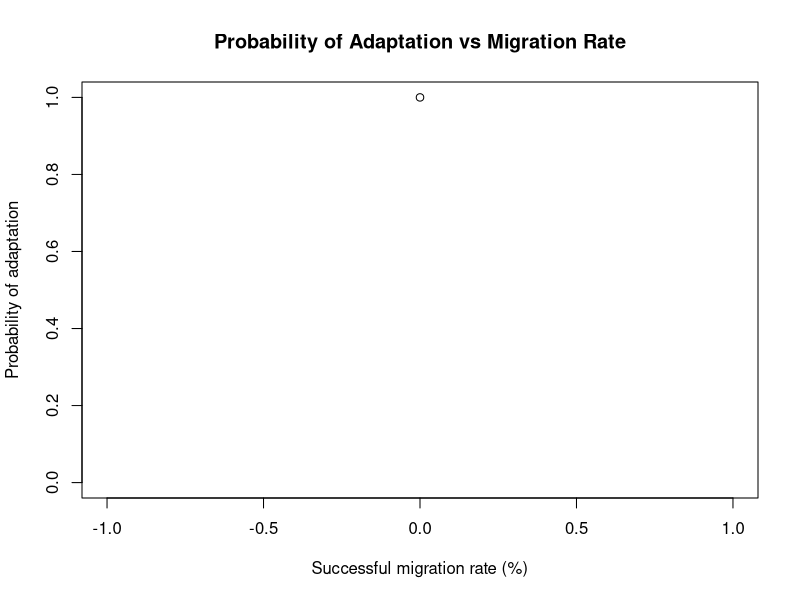
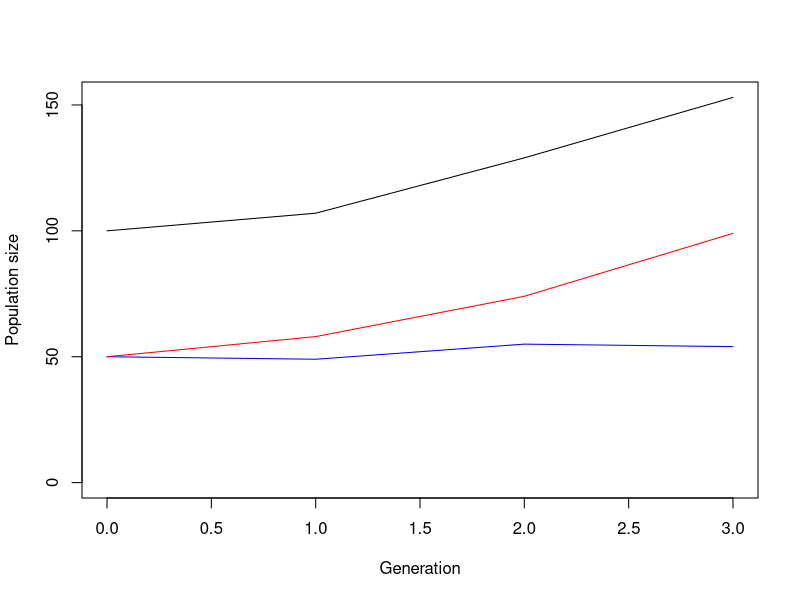

Here is the R script that generated these plots, in order:
## ---- chunk 1
# ==== FUNCTION 1: SIMULATE ONE GENERATION

# Two turtle types are represented:
# a = the usual (wild-type) population
# A = the adapted population

# The model includes:
# 1. Population growth affected by warming
# 2. A relative growth advantage or disadvantage for type A
# 3. Mutation from type a to type A
# 4. Immigration of adapted individuals from a source beach
# 5. Population growth affected by warming

simulate_one_gen <- function(N_a, N_A, decay_rate, sel_coeff, mut_rate, mig_rate = 0, Cb_source_a = 0, carrying_capacity = 10000) {
  
  # ====STEP 1: Generate offspring for each turtle type
  
  # Generate the number of type-a offspring.
  # The expected number is reduced by the warming effect
  # represented by decay_rate.
  
  # NEW: Carrying capacity limits population growth
  density_factor <- max(1 - (N_a + N_A) / carrying_capacity, 0)
  
  # Draw offspring according to Poisson distributions
  # rpois(1, lambda) draws one random value from a Poisson
  # distribution with expected value lambda.

  offsp_a <- rpois(1, N_a * (1-decay_rate) * density_factor)
  offsp_A <- rpois(1, N_A * (1-decay_rate+sel_coeff) * density_factor)
  
  
  # sel_coeff represents the relative growth advantage
  # of the adapted type.
  # A positive sel_coeff increases its expected growth,
  # while a negative value decreases its expected growth.
  
  # ====STEP 2: Simulate mutation from type a to type A
  
  # Estimate the number of type-a offspring that mutate
  # Number of type-a offspring * mutation rate.
  
  mut_a_to_A <- rpois(1, offsp_a * mut_rate)
  
  # ====STEP 3: Simulate immigration from the source beach
  # Generate the number of adapted individuals arriving from the cooler source beach.
  # source population size and the migration rate.
  
  mig_A <- rpois(1, Cb_source_a * mig_rate)
  
  # ====STEP 4: Calculate population sizes in the next generation
  # Subtract individuals that mutated from type a.
  # max(..., 0) prevents the population from becoming negative.
  
  N_a_new <- max(offsp_a - mut_a_to_A, 0)
  
  # Add together:
  # Offspring already belonging to type A
  # New mutants from type a
  # Immigrants from the source beach
  
  N_A_new <- offsp_A + mut_a_to_A + mig_A
  
  return(c(
  N_a = N_a_new,
  N_A = N_A_new
))
  
}

print(simulate_one_gen(100,100,0.2,0,0.5))

## ---- chunk 2
# Define a function that simulates the population over several generations.

simulate_pop <- function(N_init_a, N_init_A, decay_rate, sel_coeff,
                         mut_rate, t_max, mig_rate,
                         N_source_A) {
  
 # Store the initial numbers of non-adapted and adapted turtles on the warming beach in a vector.
  # pop_new[1] represents the number of a individuals.
  # pop_new[2] represents the number of A individuals.
  
  pop_new <- c(N_init_a, N_init_A)
  
  pop_vector <- matrix(c(pop_new), nrow = 1)
  
# Repeat the simulation once for each generation, up to the maximum number of generations specified by t_max.
  
  for (i in 1:t_max) {
    
    # Migration and survival combined into one step
    # mig_rate = probability of successful migration
    
#the source population itself is not reduced here. N_source_A remains fixed, so it acts as a constant reservoir that can supply adapted turtles in every generation.
    
    migrants <- rbinom(1, N_source_A, mig_rate)
    
    # Original function: simulate the warming beach
    # Migration is set to zero here because we add the
    # surviving migrants separately below.
    gen_result <- simulate_one_gen(
      pop_new[1], pop_new[2], decay_rate,
      sel_coeff, mut_rate, mig_rate = 0,
      Cb_source_a = 0
    )
    #print(gen_result)
    # Keep only the two population counts
    pop_new <- c(
      unname(gen_result["N_a"]),
      unname(gen_result["N_A"])
    )
    
    #print(pop_new)
    # Add successful migrants to adapted type A
    pop_new[2] <- pop_new[2] + migrants
    
    # Save all populations
    pop_vector <- rbind(pop_vector, c(pop_new))
    
    #print(c(pop_new, source_new,i))
    
    # Stop if the warming population recovers or the
    # whole system becomes extinct
    if (sum(pop_new) >= 1.5 * (N_init_a + N_init_A) ||
        sum(c(pop_new)) == 0) break
  }
  
  rownames(pop_vector) <- 0:(nrow(pop_vector) - 1)
  colnames(pop_vector) <- c("a", "A")
  
  return(pop_vector)
}

# Define baseline model parameters

N_init_a <- 50
N_init_A <- 50
N_source_A <- 100
decay_rate <- 0.01
sel_coeff <- 0.2
mut_rate <- 0.001
t_max <- 1000
mig_rate <- 0.5

output <- simulate_pop(N_init_a, N_init_A, decay_rate, sel_coeff, mut_rate, t_max, mig_rate, N_source_A)

# Run simulations for different migration rates
mig_rates <- seq(0, 0.05, by = 0.5)

# Number of simulations for each migration rate
n_replicates <- 100

# Store probability of adaptation
prob_adaptation <- numeric(length(mig_rates))

# Define population recovery threshold
recovery_threshold <- 1.5 * (N_init_a + N_init_A)

for (j in seq_along(mig_rates)) {
  
  # Store whether adaptation succeeds in each simulation
  successes <- logical(n_replicates)
  
  for (r in seq_len(n_replicates)) {
    
    output <- simulate_pop(
      N_init_a, N_init_A, decay_rate, sel_coeff,
      mut_rate, t_max,
      mig_rate = mig_rates[j],
      N_source_A = N_source_A
    )
    
    # Calculate total population on the warming beach
    home_total <- output[, "a"] + output[, "A"]
    
    # Success means population recovery with adapted turtles present
    successes[r] <- any(
      home_total >= recovery_threshold &
        output[, "A"] > 0
    )
  }
  
  # Probability = successful simulations / total simulations
  prob_adaptation[j] <- mean(successes)
}

# Display results
results <- data.frame(
  migration_rate = mig_rates,
  probability_adaptation = prob_adaptation
)

print(results)

# Plot probability of adaptation against migration rate
plot(
  mig_rates * 100, prob_adaptation,
  type = "b",
  ylim = c(0, 1),
  xlab = "Successful migration rate (%)",
  ylab = "Probability of adaptation",
  main = "Probability of Adaptation vs Migration Rate"
)


# Test the function and plot the result
# set t_max to a value to be used througout
max_gen <- 1000

# create your simulation data
output <- simulate_pop(N_init_a, N_init_A, decay_rate, sel_coeff, mut_rate, t_max, mig_rates,N_source_A)

# show the last few lines of the data table
print(tail(output))
# plot the output - note that the plot range and the x axis have to be adjusted based on the length of the table
# determine x axis range 
x_range <- 0:(length(output[,1])-1)
# this plots the total population size
plot(x_range,output[,1]+output[,2],type='l',ylim=c(0,max(output[,1]+output[,2])),xlab = "Generation",ylab = "Population size")
# add number of wild type individuals
lines(x_range,output[,1], col="blue")
# add number of mutant individuals
lines(x_range,output[,2], col="red")

## ---- chunk 3
# Calculate Frequencies
# Calculate the total local population at each generation
N_total <- output[, "a"] + output[, "A"]

# Calculate the frequency of type a
freq_a <- ifelse(
  N_total > 0,
  output[, "a"] / N_total,
  NA
)

# Calculate the frequency of type A
freq_A <- ifelse(
  N_total > 0,
  output[, "A"] / N_total,
  NA
)

# Store the results in a data frame
frequency_output <- data.frame(
  generation = 0:(nrow(output) - 1),
  N_total = N_total,
  freq_a = freq_a,
  freq_A = freq_A
)

# Display the frequency results
print(frequency_output)
